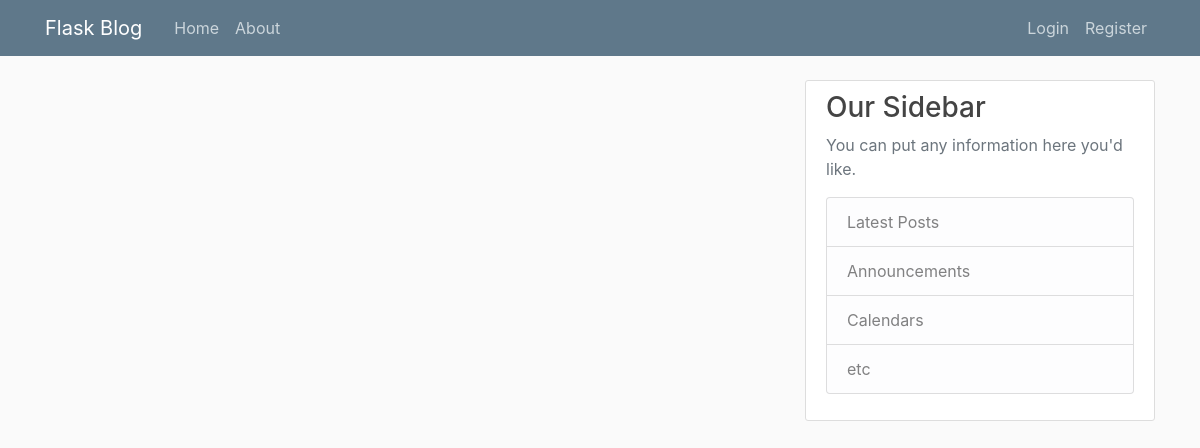
The app's page /home, older data.
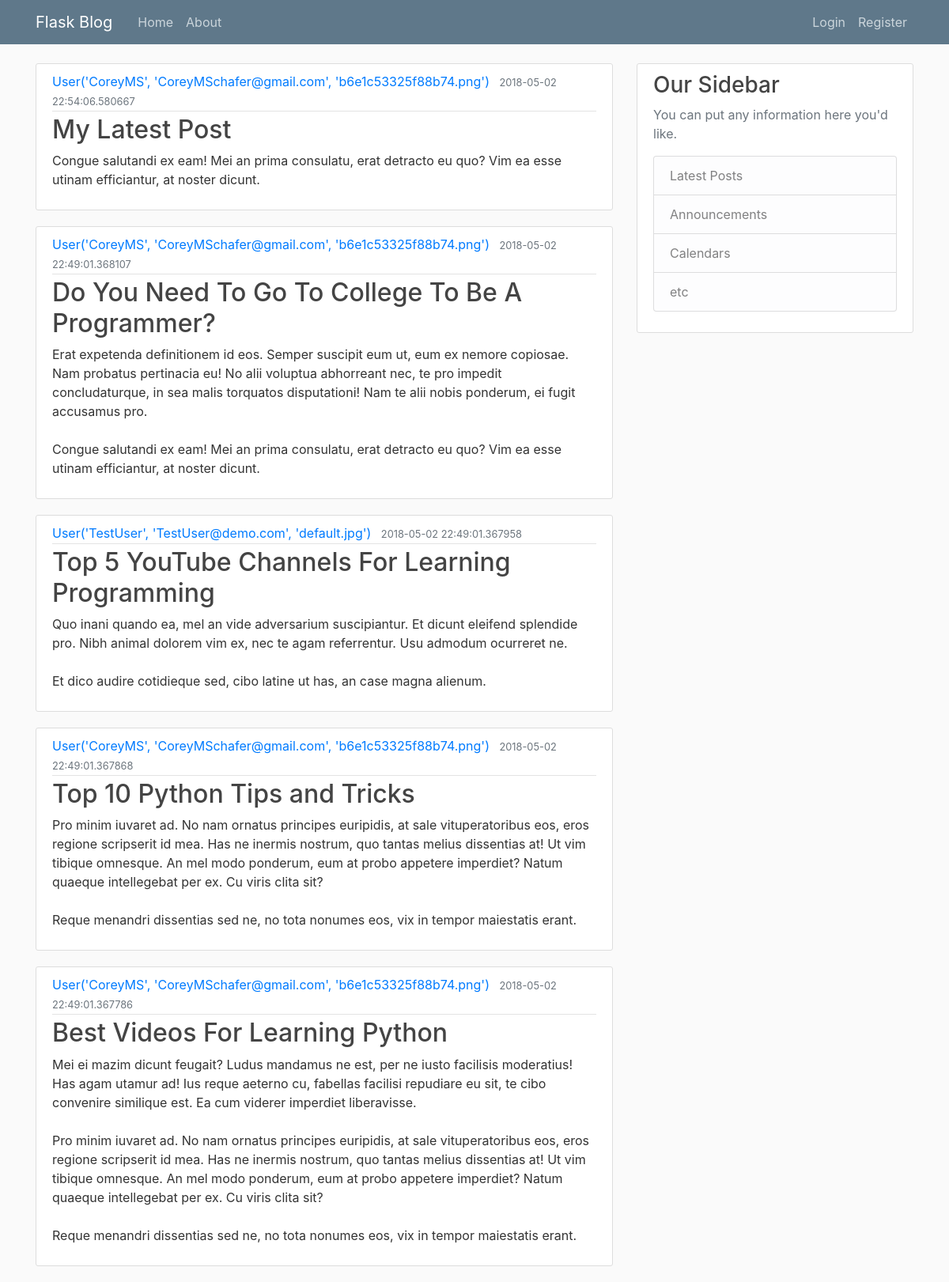
The same page, newer data.
### flaskblog/models.py (models this page shows, shortened)
class Post(db.Model):
    id = db.Column(db.Integer, primary_key=True)
    title = db.Column(db.String(100), nullable=False)
    date_posted = db.Column(db.DateTime, nullable=False, default=datetime.now)
    content = db.Column(db.Text, nullable=False)
    user_id = db.Column(db.Integer, db.ForeignKey('user.id'), nullable=False)

class User(db.Model, UserMixin):
    id = db.Column(db.Integer, primary_key=True)
    username = db.Column(db.String(20), unique=True, nullable=False)
    email = db.Column(db.String(120), unique=True, nullable=False)
    image_file = db.Column(db.String(20), default='default.jpg')
    password = db.Column(db.String(60), nullable=False)
    posts = db.relationship('Post', backref='author', lazy=True)
    def __repr__(self):
        return f"User('{self.username}', '{self.email}', '{self.image_file}')"

### flaskblog/routes.py (the view)
@app.route("/")
@app.route("/home")
def home():
    page = request.args.get('page', 1, type=int)
    posts = Post.query.order_by(Post.date_posted.desc()).paginate(page=page, per_page=5)
    return render_template('home.html', posts=posts)

### flaskblog/templates/home.html
{% extends "layout.html" %}
{% block content %}
    {% for post in posts %}
        <article class="media content-section">
          <div class="media-body">
            <div class="article-metadata">
              <a class="mr-2" href="#">{{ post.author }}</a>
              <small class="text-muted">{{ post.date_posted }}</small>
            </div>
            <h2><a class="article-title" href="#">{{ post.title }}</a></h2>
            <p class="article-content">{{ post.content }}</p>
          </div>
        </article>
    {% endfor %}
{% endblock content %}

### flaskblog/templates/layout.html (shortened to what this page needs)
<!DOCTYPE html>
<html>
<head>
    <link rel="stylesheet" href="https://maxcdn.bootstrapcdn.com/bootstrap/4.0.0/css/bootstrap.min.css">
    <link rel="stylesheet" type="text/css" href="{{ url_for('static', filename='main.css') }}">
</head>
<body>
    <header class="site-header">
      <nav class="navbar navbar-expand-md navbar-dark bg-steel fixed-top">
        <div class="container">
          <a class="navbar-brand mr-4" href="/">Flask Blog</a>
          <div class="collapse navbar-collapse" id="navbarToggle">
            <div class="navbar-nav mr-auto">
              <a class="nav-item nav-link" href="/">Home</a>
              <a class="nav-item nav-link" href="/about">About</a>
            </div>
          <div class="navbar-nav">
              {% if current_user.is_authenticated %}
                <a class="nav-item nav-link" href="{{ url_for('new_post')}}">New Post</a>
                <a class="nav-item nav-link" href="/account">Account</a>
                <a class="nav-item nav-link" href="/logout">Logout</a>
              {% else %}
                <a class="nav-item nav-link" href="/login">Login</a>
                <a class="nav-item nav-link" href="/register">Register</a>
              {% endif %}
               </div>
          </div>
        </div>
      </nav>
    </header>
    <main role="main" class="container">
      <div class="row">
        <div class="col-md-8">
          {% block content %}{% endblock %}
        </div>
        <div class="col-md-4">
          <div class="content-section">
            <h3>Our Sidebar</h3>
            <p class='text-muted'>You can put any information here you'd like.
              <ul class="list-group">
                <li class="list-group-item list-group-item-light">Latest Posts</li>
                <li class="list-group-item list-group-item-light">Announcements</li>
                <li class="list-group-item list-group-item-light">Calendars</li>
                <li class="list-group-item list-group-item-light">etc</li>
              </ul>
            </p>
          </div>
        </div>
      </div>
    </main>
</body>
</html>

### flaskblog/static/main.css (style rules this page uses)
body { background: #fafafa; color: #333333; margin-top: 5rem; }
h1, h2, h3, h4, h5, h6 { color: #444444; }
.bg-steel { background-color: #5f788a; }
.site-header .navbar-nav .nav-link { color: #cbd5db; }
.content-section { background: #ffffff; padding: 10px 20px; border: 1px solid #dddddd; border-radius: 3px; margin-bottom: 20px; }
.article-title { color: #444444; }
.article-content { white-space: pre-line; }
.article-metadata { padding-bottom: 1px; margin-bottom: 4px; border-bottom: 1px solid #e3e3e3 }

Row changes from the older to the newer data that the page shows:
added Post: author "User('CoreyMS', 'CoreyMSchafer@gmail.com', 'b6e1c53325f88b74.png')", date_posted "2018-05-02 22:54:06.580667", title "My Latest Post", content "Congue salutandi ex eam! Mei an prima consulatu, erat detracto eu quo? Vim ea esse utinam efficiantur, at noster dicunt."
added Post: author "User('CoreyMS', 'CoreyMSchafer@gmail.com', 'b6e1c53325f88b74.png')", date_posted "2018-05-02 22:49:01.368107", title "Do You Need To Go To College To Be A Programmer?", content "Erat expetenda definitionem id eos. Semper suscipit eum ut, eum ex nemore copiosae. Nam probatus pertinacia eu! No alii voluptua abhorreant nec, te pro impedit concludaturque, in sea malis torquatos disputationi! Nam te alii nobis ponderum, ei fugit accusamus pro. Congue salutandi ex eam! Mei an prima consulatu, erat detracto eu quo? Vim ea esse utinam efficiantur, at noster dicunt."
added Post: author "User('TestUser', 'TestUser@demo.com', 'default.jpg')", date_posted "2018-05-02 22:49:01.367958", title "Top 5 YouTube Channels For Learning Programming", content "Quo inani quando ea, mel an vide adversarium suscipiantur. Et dicunt eleifend splendide pro. Nibh animal dolorem vim ex, nec te agam referrentur. Usu admodum ocurreret ne. Et dico audire cotidieque sed, cibo latine ut has, an case magna alienum."
added Post: author "User('CoreyMS', 'CoreyMSchafer@gmail.com', 'b6e1c53325f88b74.png')", date_posted "2018-05-02 22:49:01.367868", title "Top 10 Python Tips and Tricks", content "Pro minim iuvaret ad. No nam ornatus principes euripidis, at sale vituperatoribus eos, eros regione scripserit id mea. Has ne inermis nostrum, quo tantas melius dissentias at! Ut vim tibique omnesque. An mel modo ponderum, eum at probo appetere imperdiet? Natum quaeque intellegebat per ex. Cu viris clita sit? Reque menandri dissentias sed ne, no tota nonumes eos, vix in tempor maiestatis erant."
added Post: author "User('CoreyMS', 'CoreyMSchafer@gmail.com', 'b6e1c53325f88b74.png')", date_posted "2018-05-02 22:49:01.367786", title "Best Videos For Learning Python", content "Mei ei mazim dicunt feugait? Ludus mandamus ne est, per ne iusto facilisis moderatius! Has agam utamur ad! Ius reque aeterno cu, fabellas facilisi repudiare eu sit, te cibo convenire similique est. Ea cum viderer imperdiet liberavisse. Pro minim iuvaret ad. No nam ornatus principes euripidis, at sale vituperatoribus eos, eros regione scripserit id mea. Has ne inermis nostrum, quo tantas melius dissentias at! Ut vim tibique omnesque. An mel modo ponderum, eum at probo appetere imperdiet? Natum quaeque intellegebat per ex. Cu viris clita sit? Reque menandri dissentias sed ne, no tota nonumes eos, vix in tempor maiestatis erant."
